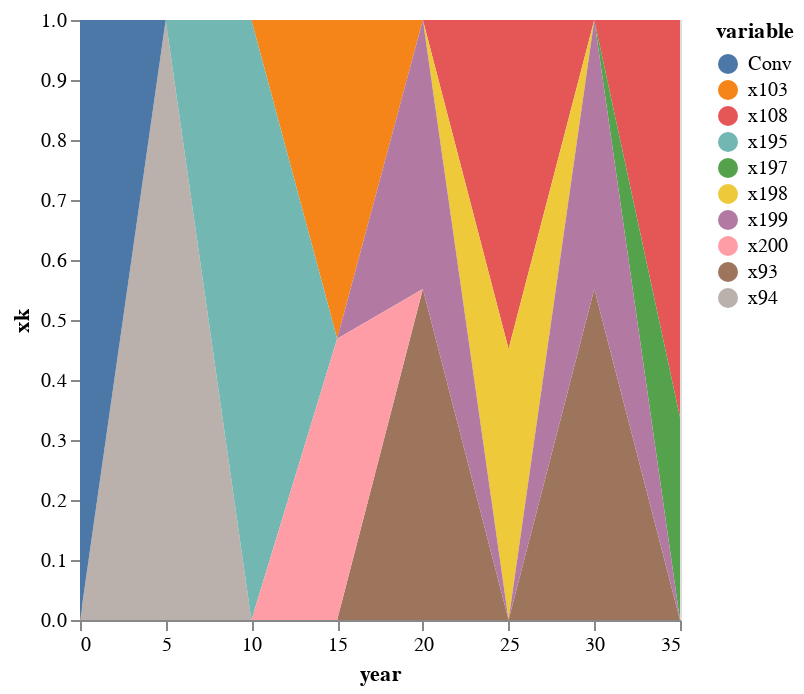

The cell this chart's notebook holds for it:
### Code cell
transpose(xk)
df1=DataFrame(xk',:auto)
df1[!,:year] = 5*collect(1:7)
df1=df1[!, any.(>(0), eachcol(df1))]
df1[!,:Conv] = zeros(7)
sNames="compromise ".*string.(collect(1:length(xk[:,1])))
push!(df1,zeros(size(df1)[2]))
df1[8,:Conv]=1

comp=df1 |> stack |> @vlplot(:area, x=:year, y={:value, stack=:zero, title="xk"}, color="variable:n",legend=:sNames) 
#save("./result-case-roadmap/compromise-roadmap.svg", comp)
comp

### Figure 1 — Vega-Lite specification as saved in the notebook (floating-point values rounded to 4 significant figures)
{"data": {"values": [{"value": 0, "variable": "x93", "year": 5}, {"value": 0, "variable": "x93", "year": 10}, {"value": 0, "variable": "x93", "year": 15}, {"value": 0.5515, "variable": "x93", "year": 20}, {"value": 0, "variable": "x93", "year": 25}, {"value": 0.5515, "variable": "x93", "year": 30}, {"value": 0, "variable": "x93", "year": 35}, {"value": 0, "variable": "x93", "year": 0}, {"value": 1, "variable": "x94", "year": 5}, {"value": 0, "variable": "x94", "year": 10}, {"value": 0, "variable": "x94", "year": 15}, {"value": 0, "variable": "x94", "year": 20}, {"value": 0, "variable": "x94", "year": 25}, {"value": 0, "variable": "x94", "year": 30}, {"value": 0, "variable": "x94", "year": 35}, {"value": 0, "variable": "x94", "year": 0}, {"value": 0, "variable": "x103", "year": 5}, {"value": 0, "variable": "x103", "year": 10}, {"value": 0.5311, "variable": "x103", "year": 15}, {"value": 0, "variable": "x103", "year": 20}, {"value": 0, "variable": "x103", "year": 25}, {"value": 0, "variable": "x103", "year": 30}, {"value": 0, "variable": "x103", "year": 35}, {"value": 0, "variable": "x103", "year": 0}, {"value": 0, "variable": "x108", "year": 5}, {"value": 0, "variable": "x108", "year": 10}, {"value": 0, "variable": "x108", "year": 15}, {"value": 0, "variable": "x108", "year": 20}, {"value": 0.5482, "variable": "x108", "year": 25}, {"value": 0, "variable": "x108", "year": 30}, {"value": 0.662, "variable": "x108", "year": 35}, {"value": 0, "variable": "x108", "year": 0}, {"value": 0, "variable": "x195", "year": 5}, {"value": 1, "variable": "x195", "year": 10}, {"value": 0, "variable": "x195", "year": 15}, {"value": 0, "variable": "x195", "year": 20}, {"value": 0, "variable": "x195", "year": 25}, {"value": 0, "variable": "x195", "year": 30}, {"value": 0, "variable": "x195", "year": 35}, {"value": 0, "variable": "x195", "year": 0}, {"value": 0, "variable": "x197", "year": 5}, {"value": 0, "variable": "x197", "year": 10}, {"value": 0, "variable": "x197", "year": 15}, {"value": 0, "variable": "x197", "year": 20}, {"value": 0, "variable": "x197", "year": 25}, {"value": 0, "variable": "x197", "year": 30}, {"value": 0.338, "variable": "x197", "year": 35}, {"value": 0, "variable": "x197", "year": 0}, {"value": 0, "variable": "x198", "year": 5}, {"value": 0, "variable": "x198", "year": 10}, {"value": 0, "variable": "x198", "year": 15}, {"value": 0, "variable": "x198", "year": 20}, {"value": 0.4518, "variable": "x198", "year": 25}, {"value": 0, "variable": "x198", "year": 30}, {"value": 0, "variable": "x198", "year": 35}, {"value": 0, "variable": "x198", "year": 0}, {"value": 0, "variable": "x199", "year": 5}, {"value": 0, "variable": "x199", "year": 10}, {"value": 0, "variable": "x199", "year": 15}, {"value": 0.4485, "variable": "x199", "year": 20}, {"value": 0, "variable": "x199", "year": 25}, {"value": 0.4485, "variable": "x199", "year": 30}, {"value": 0, "variable": "x199", "year": 35}, {"value": 0, "variable": "x199", "year": 0}, {"value": 0, "variable": "x200", "year": 5}, {"value": 0, "variable": "x200", "year": 10}, {"value": 0.4689, "variable": "x200", "year": 15}, {"value": 0, "variable": "x200", "year": 20}, {"value": 0, "variable": "x200", "year": 25}, {"value": 0, "variable": "x200", "year": 30}, {"value": 0, "variable": "x200", "year": 35}, {"value": 0, "variable": "x200", "year": 0}, {"value": 0, "variable": "Conv", "year": 5}, {"value": 0, "variable": "Conv", "year": 10}, {"value": 0, "variable": "Conv", "year": 15}, {"value": 0, "variable": "Conv", "year": 20}, {"value": 0, "variable": "Conv", "year": 25}, {"value": 0, "variable": "Conv", "year": 30}, {"value": 0, "variable": "Conv", "year": 35}, {"value": 1, "variable": "Conv", "year": 0}]}, "encoding": {"color": {"field": "variable", "type": "nominal"}, "x": {"field": "year", "type": "quantitative"}, "y": {"field": "value", "stack": "zero", "title": "xk", "type": "quantitative"}}, "legend": "sNames", "mark": "area"}
